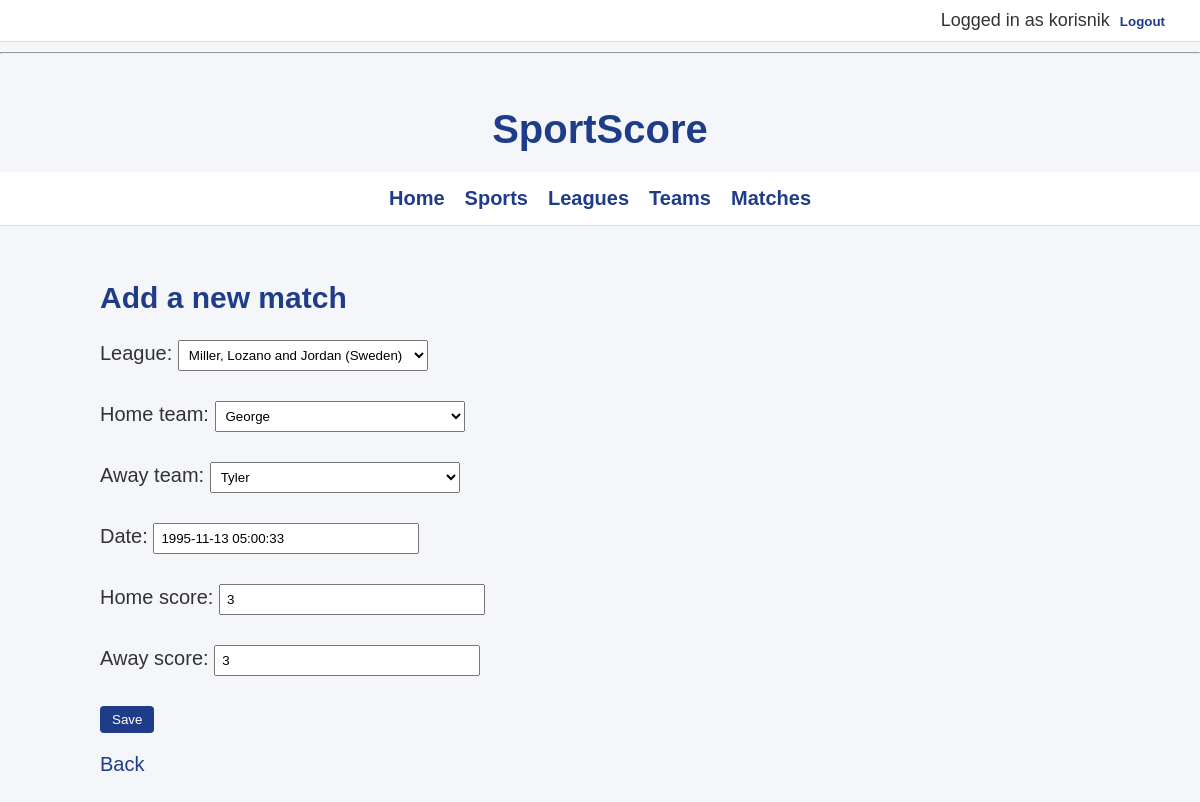
/main/matches/201/update (signed in), run on the app's committed database.
### main/models.py (models this page shows, shortened)
class Match(models.Model):
    league = models.ForeignKey(League, on_delete=models.CASCADE)
    home_team = models.ForeignKey(Team, related_name='home_matches', on_delete=models.CASCADE)
    away_team = models.ForeignKey(Team, related_name='away_matches', on_delete=models.CASCADE)
    date = models.DateTimeField()
    home_score = models.IntegerField(default=0)
    away_score = models.IntegerField(default=0)

### main/views.py (the view)
# urls.py: path('matches/<int:pk>/update', MatchUpdateView.as_view(), name='match-update'),
class MatchUpdateView(LoginRequiredMixin, UpdateView):
    model = Match
    form_class = MatchForm
    template_name = 'main/match_form.html'
    success_url = reverse_lazy('main:matches')

### main/forms.py
class MatchForm(forms.ModelForm):
    class Meta:
        model = Match
        fields = [
            'league',
            'home_team',
            'away_team',
            'date',
            'home_score',
            'away_score'
        ]

### main/models.py (called while the page is built)
    def __str__(self):
        return f"{self.name} ({self.country})"

    def __str__(self):
        return self.name

### templates/main/match_form.html (shortened to what this page needs)
{% extends "base_generic.html" %}
{% block content %}
<h2>Add a new match</h2>
<form method="post">
    {{ form.as_p }}
    <button type="submit">Save</button>
</form>
<a href="{% url 'main:matches' %}">Back</a>
{% endblock %}

### templates/base_generic.html (shortened to what this page needs)
<!DOCTYPE html>
<html lang="en">
<head>
    {% load static %}
    <link rel="stylesheet" href="{% static 'css/style.css' %}">
</head>
<body>
    <div class="auth-bar">
        {% if user.is_authenticated %}
            Logged in as {{ user.username }}
            <form method="post" action="{% url 'logout' %}" style="display:inline;">
                <button type="submit">Logout</button>
            </form>
        {% else %}
            <a href="{% url 'login' %}">Login</a> |
            <a href="{% url 'register' %}">Register</a>
        {% endif %}
    </div>
    <hr><br>
    <h1>SportScore</h1>
    <div id="sidebar">
        {% block sidebar %}
        <ul>
            <li><a href="/main">Home</a></li>
            <li><a href="/main/sports">Sports</a></li>
            <li><a href="/main/leagues">Leagues</a></li>
            <li><a href="/main/teams">Teams</a></li>
            <li><a href="/main/matches">Matches</a></li>
        </ul>
        {% endblock %}
    </div>
    <div class="content">
        {% block content %}
        {% endblock %}
    </div>
</body>
</html>

### main/static/css/style.css (style rules this page uses)
body { margin: 0; padding: 0; font-family: Arial, Helvetica, sans-serif; font-size: 20px; background-color: #f4f6f9; color: #333; }
h1 { text-align: center; margin-top: 20px; margin-bottom: 20px; color: #1f3c88; }
h2, h3, h4 { color: #1f3c88; }
a { color: #1f3c88; text-decoration: none; }
.auth-bar { padding: 10px 30px; background-color: #ffffff; border-bottom: 1px solid #ddd; text-align: right; font-size: 0.9em; }
.auth-bar a, .auth-bar form button { color: #1f3c88; background: none; border: none; font-weight: bold; cursor: pointer; padding: 0 5px; text-decoration: none; }
form button, button { background-color: #1f3c88; color: white; border: none; padding: 6px 12px; border-radius: 4px; cursor: pointer; }
#sidebar { width: 100%; background-color: #ffffff; padding: 15px 30px; border-bottom: 1px solid #ddd; box-sizing: border-box; }
#sidebar ul { list-style: none; padding: 0; margin: 0 auto; display: flex; gap: 20px; justify-content: center; }
#sidebar ul li { margin: 0; }
#sidebar ul li a { font-weight: bold; }
.content { margin: 0 auto; padding: 30px; max-width: 1000px; }
ul { padding-left: 20px; }
li { margin-bottom: 10px; }
form input[type="text"], form input[type="password"], form input[type="number"], form select { padding: 6px; width: 250px; margin-bottom: 10px; }
form { margin-bottom: 20px; }

### data on the page
Match: league "Miller, Lozano and Jordan (Sweden)", home_team "George", away_team "Tyler", date "1995-11-13 05:00:33", home_score "3", away_score "3"

### other printed values
{{ user.username }} "korisnik"
